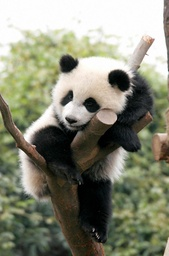
#> input picture noisy_images/panda.jpg, 169 x 256 px, shrunk from 829 x 1255 before the run
$ jupyter execute 'Visualization Notebook.ipynb'
#> lines starting #> are read from the running program, lines starting #| are printed output that depends on the picture
[cell 1]
import numpy as np
import cv2
import matplotlib.pyplot as plot
from scipy.linalg import norm, svd
from scipy.sparse.linalg import svds

[cell 2]
def svst(x, L):
    U, S, V = svd(x, full_matrices=False)
    S[S <= L] = 0
    S[S > L] = S[S > L] - L
    return U.dot(np.diag(S)).dot(V)

[cell 3]
def fista_with_nesterov(x_0, mask):

    # store the current x for the iteration at step one
    x_prev = x_0
    x = x_0

    # at step 0 y_1 = x_0 and t1 =1
    y = x_0
    t = 1

    # initialize the max number of iterations after which to stop the nestorov acceleration
    max_num_iterations = 1000

    # lipschitz constant of the gradient of the L1 norm
    L = 0.9

    # for calculating convergence using soft-impute
    epsilon = 1e-4
    # cannot divide by 0, so making this as small as posible
    Z_old = 1e-10

    for _ in range(max_num_iterations):

        # mask y_k same as x_0
        y[mask] = x_0[mask]
        # set the current x_{k} to p_L(y_k)
        x = svst(y, L)

        # apply nesterov acceleration on the gradient descent
        t_next = (1 + np.sqrt(1 + 4 * np.power(t, 2))) / 2
        y_next = x + ((t - 1) / t_next) * (x - x_prev)

        # assign values for next iteration
        x_prev = x
        t = t_next
        y = y_next

        # convergence check
        Z = np.sum((x[mask] - x_0[mask]) ** 2) + L * norm(x, ord='nuc')
        if abs(Z - Z_old) / Z_old < epsilon:
            break
        Z_old = Z

    return x

[cell 4]
# read in the original image
original_image = cv2.imread('panda.jpg', 0)
#> original_image: shape (256, 169); min 0, max 255, mean 134.4
# normalize the image
original_image = original_image / 255

# show the original image
plot.imshow(original_image, cmap='inferno')
plot.axis('off')
plot.title(f'Original image')
plot.show()

# select noise percentage to infuse the original with
noise_percentage=0.5
# add random noise to original image
mask = np.random.choice(a=[0,1], size=original_image.shape, p=[noise_percentage, 1-noise_percentage])
noise_image = np.multiply(original_image, mask)

# show image with noise percentage of noise_percentage value
plot.imshow(noise_image, cmap='inferno')
plot.axis('off')
plot.title(f'Image with noise added')
plot.show()

# locate observed entries from the original image
observed_entries = np.where(mask != 0)

# show image processed with FISTA
fista_image = fista_with_nesterov(noise_image, observed_entries)
#> the loop in fista_with_nesterov, `for _ in range(max_num_iterations):` made 15 passes
#> (Z, Z_old) on passes 1 to 12: (675.6, 675.6), (629.3, 629.3), (577.1, 577.1), (523.2, 523.2), (469.7, 469.7), (418.6, 418.6), (371.7, 371.7), (330.4, 330.4), (296.5, 296.5), (272.4, 272.4), (260.2, 260.2), (257.6, 257.6)
#> Z on pass 15: 256.7
#> pass 1, in fista_with_nesterov, `x = svst(y, L)`:
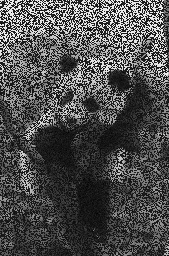
#> x: shape (256, 169) float64; min -0.0735, max 1.02, mean 0.258; drawn with min black and max white
plot.imshow(fista_image, cmap='inferno')
plot.axis('off')
plot.title(f'Image recovered using FISTA')
plot.show()

[cell 5]
def admm(x_0, mask):

    # store the current x for the iteration at step one
    x = x_0

    # initialize z and u
    z = np.zeros_like(x_0)
    u = np.zeros_like(x_0)

    # initialize the max number of iterations after which to stop the nestorov acceleration
    max_num_iterations = 1000

    # pick hyperparameters
    rho = 0.02
    L = 0.9

    # for calculating convergence using soft-impute
    epsilon = 1e-3
    # cannot divide by 0, so making this as small as posible
    Z_old = 1e-10

    for _ in range(max_num_iterations):

        # update values for next iteration
        x = (x_0 + rho * (z - u)) / rho
        x[mask] = x_0[mask]

        z = svst(x + u, L/rho)
        u = u + x - z

        # convergence check
        Z = np.sum((x[mask] - x_0[mask]) ** 2) + L/rho * norm(x, ord='nuc')
        if abs(Z - Z_old) / Z_old < epsilon:
            break
        Z_old = Z

    return x

[cell 6]
# read in the original image
original_image = cv2.imread('panda.jpg', 0)
# normalize the image
original_image = original_image / 255

# show the original image
plot.imshow(original_image, cmap='inferno')
plot.axis('off')
plot.title(f'Original image')
plot.show()

# select noise percentage to infuse the original with
noise_percentage=0.5
# add random noise to original image
mask = np.random.choice(a=[0,1], size=original_image.shape, p=[noise_percentage, 1-noise_percentage])
noise_image = np.multiply(original_image, mask)

# show image with noise percentage of noise_percentage value
plot.imshow(noise_image, cmap='inferno')
plot.axis('off')
plot.title(f'Image with noise added')
plot.show()

# locate observed entries from the original image
observed_entries = np.where(mask != 0)

# show image processed with ADMM
admm_image = admm(noise_image, observed_entries)
#> the loop in admm, `for _ in range(max_num_iterations):` made 17 passes
#> (Z, Z_old) on passes 1 to 12: (36468.7, 36468.7), (29998, 29998), (19938.8, 19938.8), (27199.3, 27199.3), (24704.6, 24704.6), (19376.2, 19376.2), (17193.6, 17193.6), (16918.1, 16918.1), (16628.4, 16628.4), (15790.5, 15790.5), (15426, 15426), (15335.8, 15335.8)
#> Z on pass 17: 14658.2
#> pass 1, in svst (call 16), `U, S, V = svd(x, full_matrices=False)`:
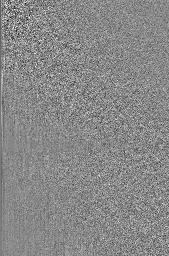
#> U: shape (256, 169) float64; min -0.369, max 0.319, mean -0.000375; drawn with min black and max white
#> pass 1, in svst (call 16), `U, S, V = svd(x, full_matrices=False)`:
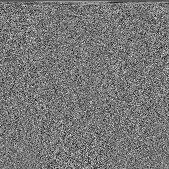
#> V: shape (169, 169) float64; min -0.285, max 0.323, mean -0.000433; drawn with min black and max white
#> pass 1, in admm, `z = svst(x + u, L/rho)`:
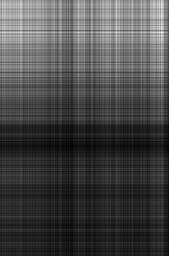
#> z: shape (256, 169) float64; min 0.0173, max 0.208, mean 0.0707; drawn with min black and max white
#> after the loop in admm, `for _ in range(max_num_iterations):`:
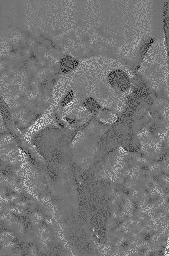
#> u: shape (256, 169) float64; min -7.26, max 8.87, mean 0.193; drawn with min black and max white
#> after the loop in admm, `for _ in range(max_num_iterations):`:
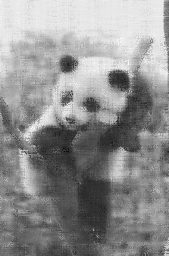
#> x: shape (256, 169) float64; min -0.254, max 1.12, mean 0.524; drawn with min black and max white
plot.imshow(admm_image, cmap='inferno')
plot.axis('off')
plot.title(f'Image recovered using ADMM')
plot.show()

[cell 7]
rank = 200
def svd_k(M, tau, rk, l):
    while(True):
        #uses the Lanczos algorithm
        Uk, Sk, Vk = svds(M, k=rk)

        #Per the SVTA Algorithm, only keep the eigenvalues
        #that are greater then tau and get rid of the rest
        if(np.min(Sk) <= tau or rk >= rank):
            for i in range(len(Sk)):
                if(Sk[i] <= tau):
                    Sk[i] = 0
                    rk -= 1
                if(Sk[i] > tau):
                    break
            #Because of the ways the svds algorithm is implemented,
            #flip all the matrices so that it is ordered highest to lowest
            #and make sure the flips of the 2D arrays are correct
            return np.fliplr(Uk), np.flip(Sk), np.flipud(Vk), rk
        #rk counts how many eigenstates are kept
        rk += l

def svt(M, eps=1e-4, delta=9e-1, k0=9.23e-1, l=5, steps=1000):
    '''Implementation of the
    Singular value thresholding (SVT) algorithm (SVTA)
    by Cai, Candes and Shen.

    See paper details at:
    https://doi.org/10.48550/arXiv.0810.3286
    '''

    #Create a mask for faster computation
    M_ones = M.copy()
    M_ones[M_ones != 0] = 1

    #Initilize some parameters
    r = 0

    #Y is going to be SVD decomposed using the Lanczos algorithm
    Y = delta * k0 * M

    #The norm 2 of M is used for the hyperparameters
    M_norm2 = np.linalg.norm(M, ord=2)
    #we need a large tau to make sure that X minimizes M
    tau = delta * M_norm2 * k0
    loss = float('inf')

    for cnt in range(steps):
        #sk defines what the rank of the SVD decomposed matrices
        sk = r + 1

        if(sk>=rank):
            #make sure that the SVD rank doesn't exceed some rank
            sk = rank
#             print("Rank of guess matrices is too high:", sk)
            return X

        #use the SVD algorithm from scipy.sparse.linalg.svds
        #uses the Lanczos algorithm to use the ``m'' most useful'' eigenvalues.
        #This algorithm should be much faster when using the huge matrix
        Uk, Sk, Vk, r = svd_k(Y, tau, sk, l)

        #Here X is the matrix that supposedly minimizes M
        #np.maximum is used to discard any eigenvalue that is smaller than tau
        X = Uk @ np.diag(np.maximum(Sk - tau, 0)) @ Vk

        #The loss is defined in the paper
        #M_ones is going to mask any values that are not in \Omega
        prev_loss = loss
#         loss = np.linalg.norm(M_ones * (X-M), 'fro') / np.linalg.norm(M, 'fro')
        loss = ((M_ones * (X-M))**2).sum() + delta * np.linalg.norm(X, ord='nuc')

        #define some basic condition to break the loop
        if abs(loss/prev_loss - 1)<eps:
#             print(f'Converged after {cnt} iterations')
            break

        #update Y
        Y += delta * M_ones * (M - X)

    #because the final matrix includes values beyond the limit, clip those values
    return X

[cell 8]
# read in the original image
original_image = cv2.imread('panda.jpg', 0)
# normalize the image
original_image = original_image / 255

# show the original image
plot.imshow(original_image, cmap='inferno')
plot.axis('off')
plot.title(f'Original image')
plot.show()

# select noise percentage to infuse the original with
noise_percentage=0.5
# add random noise to original image
mask = np.random.choice(a=[0,1], size=original_image.shape, p=[noise_percentage, 1-noise_percentage])
noise_image = np.multiply(original_image, mask)

# show image with noise percentage of noise_percentage value
plot.imshow(noise_image, cmap='inferno')
plot.axis('off')
plot.title(f'Image with noise added')
plot.show()

# show image processed with SVT
svt_image = svt(M=noise_image, eps=1e-4, delta=9e-1, k0=9.23e-1, l=1, steps=1000)
#> in svt, `M_ones[M_ones != 0] = 1`:
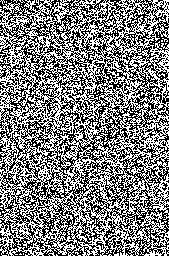
#> M_ones: shape (256, 169) float64; values 0 (black) and 1 (white), 50.2% white; black in thin lines or dots
#> in svt, `Y = delta * k0 * M`:
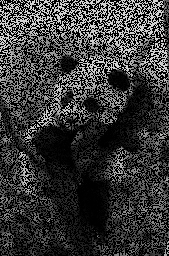
#> Y: shape (256, 169) float64; min 0, max 0.831, mean 0.22
#> in svt, `M_norm2 = np.linalg.norm(M, ord=2)`: M_norm2 = 61.53
#> in svt, `tau = delta * M_norm2 * k0`: tau = 51.11
#> the loop in svt, `for cnt in range(steps):` made 59 passes
#> (r, prev_loss, loss) on passes 17 to 28: (10, 333.3, 322), (10, 322, 310.8), (10, 310.8, 306.5), (11, 306.5, 301.4), (12, 301.4, 297.1), (12, 297.1, 292), (13, 292, 287.5), (14, 287.5, 283.6), (14, 283.6, 280.5), (15, 280.5, 277.4), (15, 277.4, 275.7), (16, 275.7, 273.4)
#> (Sk, r, prev_loss, loss) on passes 2 to 7: ([106.5, 0], 1, 8289.8, 3100.5), ([136.3, 0], 1, 3100.5, 1597.8), ([152.5, 0], 1, 1597.8, 1150.6), ([161.4, 59.31, 0], 2, 1150.6, 852.2), ([166.2, 66.69, 0], 2, 852.2, 720.9), ([168.8, 70.71, 53.22, 0], 3, 720.9, 652.3)
#> after the loop in svt, `for cnt in range(steps):`:
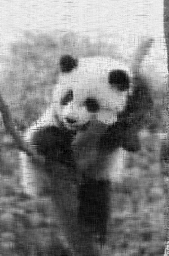
#> X: shape (256, 169) float64; min -0.0731, max 1.09, mean 0.519; drawn with min black and max white
#> after the loop in svt, `for cnt in range(steps):`:
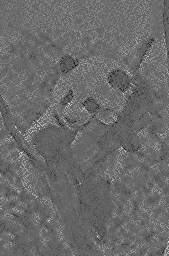
#> Y: shape (256, 169) float64; min -14.05, max 21.21, mean 0.7; drawn with min black and max white
plot.imshow(svt_image, cmap='inferno')
plot.axis('off')
plot.title(f'Image recovered using SVT')
plot.show()
